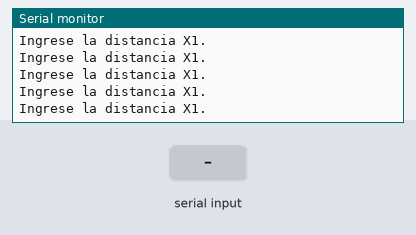
Bench run of a sketch on a simulated Arduino Uno, built with avr-gcc and run on an emulated ATmega328P. Shown: the last lines printed to the serial monitor. The inputs (shaded band) are chosen by the test bench.

Above: at 1.2 s.
1.3 s: "90,45\n" received over Serial
At 2.7 s:
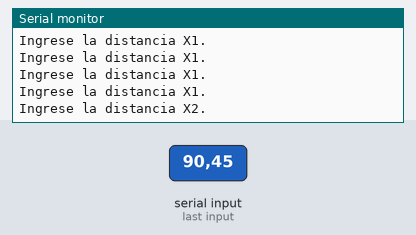
2.8 s: "30,150\n" received over Serial
At 5.4 s:
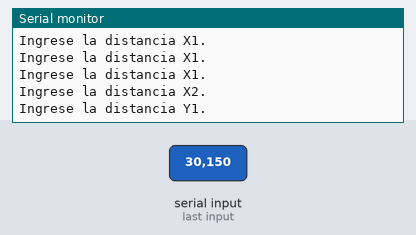

The sketch:

SE_Ej4_Dist.ino
```cpp
int valor;
int cont = 0;
int aviso = 1;
int contAux = 0;
int n;
float res = 0;
float x1;
float x2;
float y1;
float y2;

void setup() {
  // put your setup code here, to run once:
  Serial.begin(9600);
}

void loop() {
  // put your main code here, to run repeatedly:

  if (aviso == 1) {
    Serial.println("Ingrese la distancia X1.");
  } else if (aviso == 2) {
    Serial.println("Ingrese la distancia X2.");
    aviso = -1;
  } else if (aviso == 3) {
    Serial.println("Ingrese la distancia Y1.");
    aviso = -1;
  } else if (aviso == 4) {
    Serial.println("Ingrese la distancia Y2.");
    aviso = -1;
  }

  if (Serial.available() > 0) {
    valor = Serial.readString().toInt();
    if (valor != -33) {

      if (contAux == 0) {
        x1 = valor;
        aviso = 2;
        contAux = contAux + 1;
      } else if (contAux == 1) {
        x2 = valor;
        aviso = 3;
        contAux = contAux + 1;
      } else if (contAux == 2) {
        y1 = valor;
        aviso = 4;
        contAux = contAux + 1;
      } else if (contAux == 3) {
        y2 = valor;
        contAux = contAux + 1;
        res = sqrt(((x2 - x1) * (x2 - x1)) + ((y2 - y1) * (y2 - y1)));
        Serial.println("El resultado es: " + String(res));
      }
    }
    valor = -33;
  }
  delay(100);
}
```

Measured:
- after the input at 1.3 s, the serial monitor: prints a new line after 1.1 s (image 1)
- after the input at 2.8 s, the serial monitor: prints a new line after 1.1 s (image 2)
